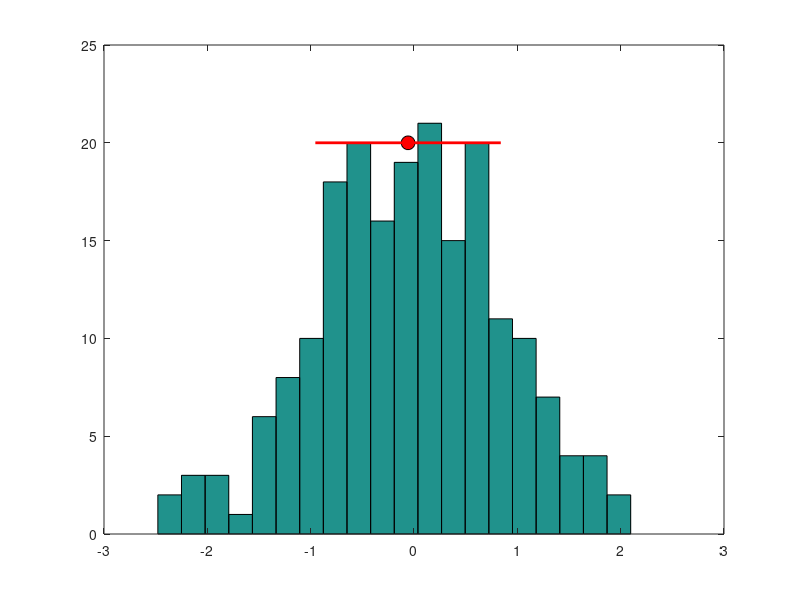
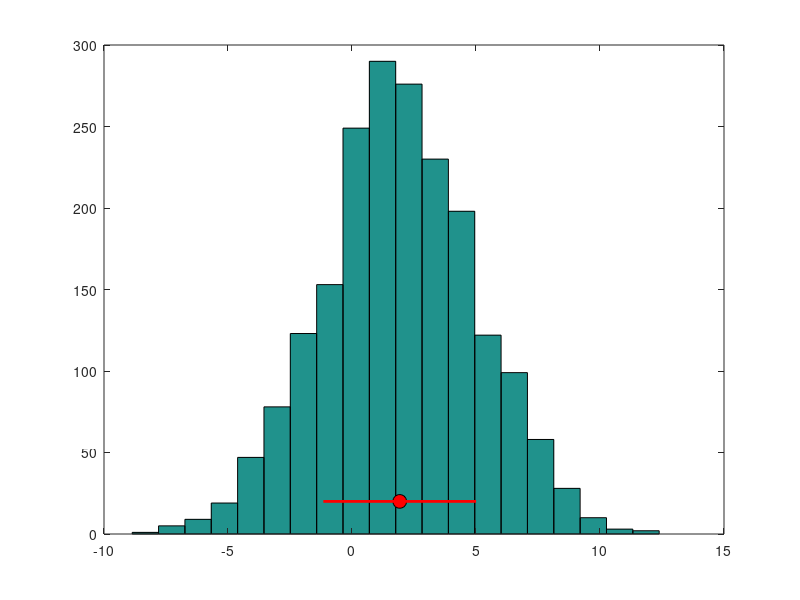
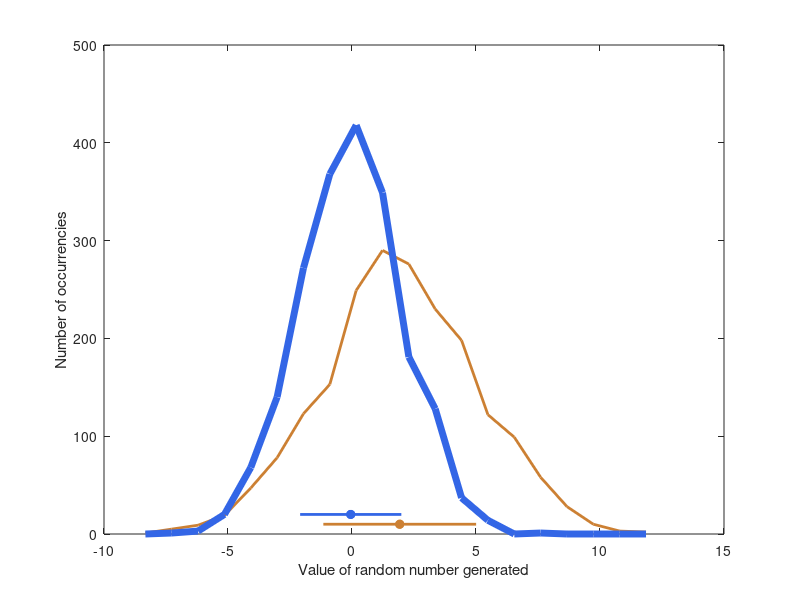

These figures' MATLAB source, in order:
%% Creating a variables and visualizing data
%
% This tutorial will show how to define variables, create a (simulated)
% data set, plot it.
% 
% Pestilli, Franco K310 Spring 2016 Indiana University Bloomington

%% (1) Defining a variable in the work space.
% Please copy and paste the following lines inside the matlab command
% window. One at the time. Explore what changes int he workspace after each
% operation.
var  = 2;         % We define a simple variable and assign an arbitrary value to it. 
var2 = [];       % We define a variable with no value.
var2 = var+2;    % We perform a mathematical operation on the variable.
prod = var2*var; % We perform a second operation on the variable. We multiply it by the first variable. 

% So Variables can be defined, they can have values and once a value is
% assigned to the variable the variable can be used in place of that value.
% You do not have to type 2 again jus use the variable. This simple
% property turns out to be very helpful when the number of lines and the
% complexity of your code increase. Imaging tracking a series of '2' and
% '3' in a 1,000,000 lines script.
%
% The final variable is called 'prod' this turns out to be a mistake. First
% check the value of the variable type:
whos % This will return all the variables in the workspace with associated information. 
% Then type the variable at command line:
prod
% MatLab will return its value

% Next let's delete the variable:
clear prod 
% clear.m is 'builtin' MatLab function that deletes variables type 'doc
% clear' for more information Next type:
help prod
% This will return the help for a function called 'prod.m' MatLab by
% default overwrites functions with variables. So if a variables takes a
% name of a function that exists in the MatLab path access to the function
% is temporarily lost. Let's try again.
prod = 2;
help prod
clear prod
help prod
prod(2,2)

%% (2) Variable types
%  Matlab has many types of variables
strings = 'this is a string of characters';
vectors = [1 2 3];
arrays  = [1 2 3; 4 5 6; 7 8 9];

%% (3) MatLab commands:
% MatLab has many basic commands. Most of them perform mathematical
% operations. So far we only used a couple, later on we will encounter many
% more. For example:
2+1 % Addition
2-1 % Subtraction
2*3 % Multiplication
4/2 % Division
2^2 % Power
% Type doc * form more information about the basic MatLab operators. Some
% operators are specific for vectors and arrays. For example:
arrays.^2

%% (4) A first example: Simulating data.
%  Next we will step a little bit ahead and use a combination of operations
%  and builtin functions to generate 'data.' Some of this might feel
%  confusing at first but it will help to break the ice.

% (4.1) We create a vector of random data points. The values will be
% randomly drawn from a gaussian distribution with a mean of 0 and a
% standard deviation of 1.  To do so we will use a built in MatLab
% function:
rnd_data = randn(1,200); % Type: 'doc randn' for more information 

%% (4.2) We will now show visualize the data. We will plot a histogram of
% the data by summing within 20 equidistant bins.
figure(1); hist(rnd_data, 20);

% (4.3) We will calculate the mean and standard deviation of the data
m   = mean(rnd_data);
sd  = std(rnd_data);

%% (4.4) Now we will plot the location of the mean +/- 1 standard deviation
% of the data.
hold on; % This function tells MatLab to keep focussing all the plots in the current figure, instead of opening a new one.

% (4.5) Plot the location of the mean
plot(m,20,'ko','markerfacecolor','r', 'markersize',10);

% (4.6) Plot the location of the two standard standard deviations
sd_minus = m-sd;
sd_plus = m+sd;
plot([sd_minus, sd_plus],[20, 20], 'r-', 'linewidth', 2);

%% (4.7) Now let's create two different second data sets. 
% The first one will have mean 2 and standard deviation 3. 
% The second one will have mean 0 and standard deviation 2.
% Please note how the mean 'adds' to the values and
% the standard deviation 'multiplies' the values
rnd_data1 = 2 + 3*randn(1,2000); 
rnd_data2 = 0 + 2*randn(1,2000); 

%% (4.8) Plot data set 1 in a new figure with mean and standard deviation. 
% Please not that this time we are using short cuts and we are never saving out
% variables for the mean and the standard deviation. We are computing them
% on the fly as I build the plotting command.
figure(2); 
hist(rnd_data1,20)
hold on
% Plot the mean
plot(mean(rnd_data1),20,'ko','markerfacecolor','r', 'markersize',10);
% Plot the standard deviation
plot([mean(rnd_data1)-std(rnd_data1), mean(rnd_data1)+std(rnd_data1)],[20, 20], 'r-', 'linewidth', 2);

% Try doc plot to read more about how to use the function. This is one of
% the fundamental functions in MatLab we will use it many times.

%% (5) More advanced plotting.
% We would like to compare the two data sets. For this, we would like to
% plot the two histograms in the same figure. Here is a way to do that. We
% are going to make a new figure.
% We 'prepare' the histograms of the data sets.
[y,x] = hist(rnd_data1,20); 
% We use hist.m in a slightly different way. When called with outputs
% hist.m changes behavior and it does not plot any longer. It computes a
% histograms returns it into variables but does not plot. This can be a
% little bit annoying in MatLab things behave differently depending on how
% you act with them.
[y2,x2] = hist(rnd_data2,x); 
% We used histogram in an even new way. Instead of requesting 20 bins as we
% did before, we passed the bins directly (x). This will allow us to
% measure the values in rnd_data and rnd_data2 at the same positions. Now
% we are going to plot the two histograms in the same figure with two
% different colors:
figure(3);
set(gcf,'name','Two data sets'); % Here I change the name of the figure to something informative.
plot(x,y,'r-','color',[.8 .5 .2],'linewidth',2);
hold on
plot(x2,y2,'b-','color',[.2 .4 .9],'linewidth',5)
% We plot their respective means
plot([mean(rnd_data1),mean(rnd_data1)],[10,10],'ro-', ...
    'color',[.8 .5 .2],'markerfacecolor',[.8 .5 .2]);
plot([mean(rnd_data2),mean(rnd_data2)],[20,20],'bo-', ...
    'color',[.2 .4 .9],'markerfacecolor',[.2 .4 .9]); 
% Please notice that here we are calling plot in a new way.

% Plot the standard deviations
plot([mean(rnd_data1)-std(rnd_data1), mean(rnd_data1)+std(rnd_data1)],[10, 10], ...
    'r-', 'linewidth', 2, 'color',[.8 .5 .2]);
plot([mean(rnd_data2)-std(rnd_data2), mean(rnd_data2)+std(rnd_data2)],[20, 20], ...
    'r-', 'linewidth', 2, 'color',[.2 .4 .9]);

% Next we will define the axis. This is very important and now on we will
% *always* define labels for the axis.
ylabel('Number of occurrencies')
xlabel('Value of random number generated')
% We have learned how to create vectors of random numbers to simulate
% distributions of data. We have learned also how to create histograms and
% plot them. Finally we have learned that many MatLab functions can be
% called with different inputs and depending on the inputs they can behave
% slightly differently.
